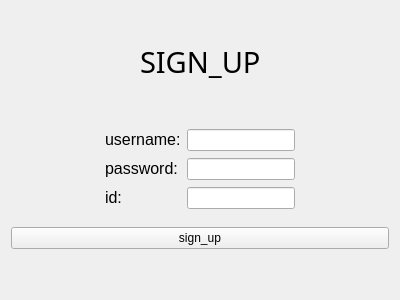
<?xml version="1.0" encoding="UTF-8"?>
<ui version="4.0">
 <class>Reginster</class>
 <widget class="QWidget" name="Reginster">
  <property name="geometry">
   <rect>
    <x>0</x>
    <y>0</y>
    <width>400</width>
    <height>300</height>
   </rect>
  </property>
  <property name="windowTitle">
   <string>Form</string>
  </property>
  <layout class="QVBoxLayout" name="verticalLayout">
   <item>
    <widget class="QWidget" name="widget_2" native="true">
     <layout class="QHBoxLayout" name="horizontalLayout">
      <item>
       <spacer name="horizontalSpacer_3">
        <property name="orientation">
         <enum>Qt::Horizontal</enum>
        </property>
        <property name="sizeHint" stdset="0">
         <size>
          <width>40</width>
          <height>20</height>
         </size>
        </property>
       </spacer>
      </item>
      <item>
       <widget class="QLabel" name="label">
        <property name="font">
         <font>
          <family>Adobe Devanagari</family>
          <pointsize>22</pointsize>
         </font>
        </property>
        <property name="text">
         <string>SIGN_UP</string>
        </property>
       </widget>
      </item>
      <item>
       <spacer name="horizontalSpacer_4">
        <property name="orientation">
         <enum>Qt::Horizontal</enum>
        </property>
        <property name="sizeHint" stdset="0">
         <size>
          <width>40</width>
          <height>20</height>
         </size>
        </property>
       </spacer>
      </item>
     </layout>
    </widget>
   </item>
   <item>
    <widget class="QWidget" name="widget" native="true">
     <layout class="QGridLayout" name="gridLayout">
      <item row="0" column="0">
       <spacer name="horizontalSpacer_2">
        <property name="orientation">
         <enum>Qt::Horizontal</enum>
        </property>
        <property name="sizeHint" stdset="0">
         <size>
          <width>17</width>
          <height>20</height>
         </size>
        </property>
       </spacer>
      </item>
      <item row="0" column="1">
       <widget class="QLabel" name="label_3">
        <property name="text">
         <string>&lt;html&gt;&lt;head/&gt;&lt;body&gt;&lt;p&gt;&lt;span style=&quot; font-size:12pt;&quot;&gt;username:&lt;/span&gt;&lt;/p&gt;&lt;/body&gt;&lt;/html&gt;</string>
        </property>
       </widget>
      </item>
      <item row="0" column="2">
       <widget class="QLineEdit" name="usrname"/>
      </item>
      <item row="0" column="3">
       <spacer name="horizontalSpacer">
        <property name="orientation">
         <enum>Qt::Horizontal</enum>
        </property>
        <property name="sizeHint" stdset="0">
         <size>
          <width>17</width>
          <height>20</height>
         </size>
        </property>
       </spacer>
      </item>
      <item row="1" column="1">
       <widget class="QLabel" name="label_2">
        <property name="text">
         <string>&lt;html&gt;&lt;head/&gt;&lt;body&gt;&lt;p&gt;&lt;span style=&quot; font-size:12pt;&quot;&gt;password:&lt;/span&gt;&lt;/p&gt;&lt;/body&gt;&lt;/html&gt;</string>
        </property>
       </widget>
      </item>
      <item row="1" column="2">
       <widget class="QLineEdit" name="passwd"/>
      </item>
      <item row="2" column="1">
       <widget class="QLabel" name="id_lablel">
        <property name="text">
         <string>&lt;html&gt;&lt;head/&gt;&lt;body&gt;&lt;p&gt;&lt;span style=&quot; font-size:12pt;&quot;&gt;id:&lt;/span&gt;&lt;/p&gt;&lt;/body&gt;&lt;/html&gt;</string>
        </property>
       </widget>
      </item>
      <item row="2" column="2">
       <widget class="QLineEdit" name="id"/>
      </item>
     </layout>
    </widget>
   </item>
   <item>
    <widget class="QPushButton" name="btn_signup">
     <property name="text">
      <string>sign_up</string>
     </property>
    </widget>
   </item>
   <item>
    <spacer name="verticalSpacer">
     <property name="orientation">
      <enum>Qt::Vertical</enum>
     </property>
     <property name="sizeType">
      <enum>QSizePolicy::Fixed</enum>
     </property>
     <property name="sizeHint" stdset="0">
      <size>
       <width>20</width>
       <height>40</height>
      </size>
     </property>
    </spacer>
   </item>
  </layout>
 </widget>
 <resources/>
 <connections/>
</ui>
